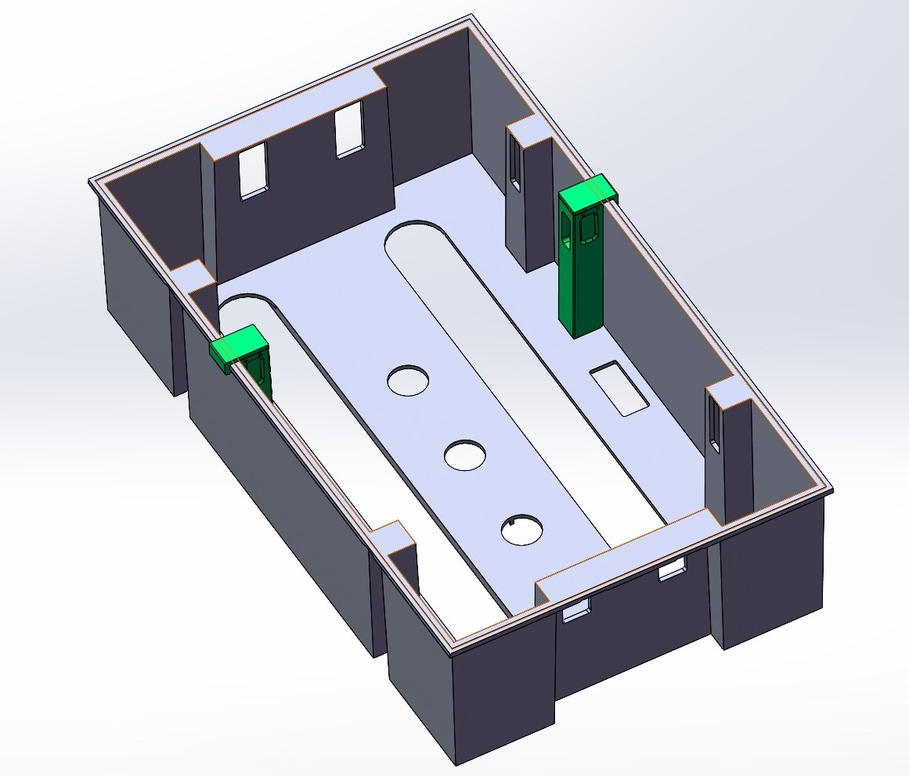
#> input picture 1.jpg, 909 x 776 px, shrunk from 1161 x 992 before the run
$ python 20-addlogo.py
#> lines starting #> are read from the running program, lines starting #| are printed output that depends on the picture; after the words box and inside, x2 and y2 are one past the last pixel; in counts of white or black regions, pixels touching at a corner belong together
import cv2
import numpy as np

img = cv2.imread("./1.jpg")
#> img is the input picture: shape (776, 909, 3); mean B, G, R 206.4, 197.9, 195.5

logo = np.zeros((200, 200, 3), np.uint8)
mask = np.zeros((200, 200), np.uint8)

logo[20: 120, 20:120] = [0, 0, 255]
logo[80:180, 80:180] = [0, 255, 0]


mask[20: 120, 20:120] = 255
mask[80:180, 80:180] = 255

m = cv2.bitwise_not(mask)
cv2.imshow("m", m)
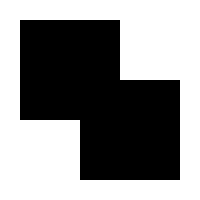
#> window 'm': shape (200, 200); 54% white; 1 black region, box (x1, y1, x2, y2) and area: (20, 20, 180, 180) 18400

# [8 lines of commented-out code are left out]
cv2.waitKey(0)
